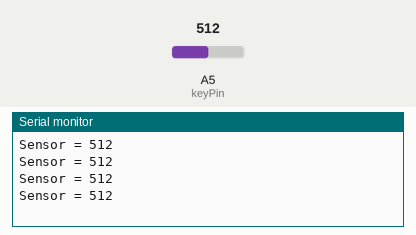
A sketch run on a simulated Arduino Uno, built with avr-gcc and run on an emulated ATmega328P. Parts: the last lines printed to the serial monitor. Inputs (shaded band) come from the test bench; at power-on: A5 (keyPin) = 512.

Above: at 1.9 s.
2.0 s: A5 (keyPin) set to 716
At 2.28 s:
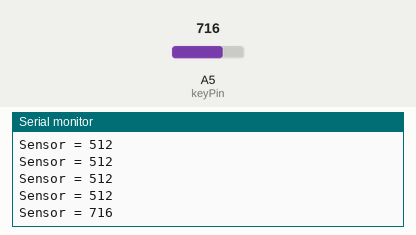
3.5 s: A5 (keyPin) set to 900
At 3.57 s:
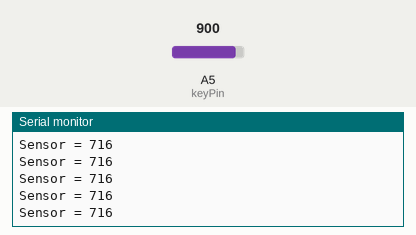
Timing chart, 0 to 6.5 s (numbered marks = the images above; inputs shaded):
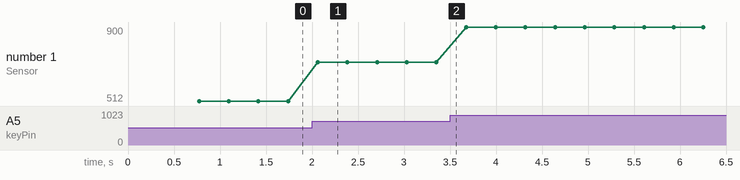

The sketch:

calibracao.pde
```cpp
#include <SoftwareSerial.h>

#define txPin 2
#define rxPin 0

#define keyPin 5

SoftwareSerial lcd(rxPin, txPin);

void setup()
{
  Serial.begin(9600);
  init_lcd();
  desliga_cursor();
  lcd.print("Sensor = ");
}

void loop()
{
    int sensor = 0;
    for (int i = 0; i < 10; i++)
    {
      sensor = sensor + analogRead(keyPin);
    }
    sensor = sensor / 10;

    Serial.print("Sensor = ");
    Serial.println(sensor);

    if(sensor == 0)
    {
      lcd.print(0);
      lcd.print(0);
      lcd.print(0);
    }
    if(sensor > 0 && sensor < 10)
    {
      lcd.print(0);
      lcd.print(0);
      lcd.print(sensor);
    }
    if(sensor >= 10 && sensor < 100)
    {
      lcd.print(0);
      lcd.print(sensor);
    }
    if(sensor >= 100)
    {
      lcd.print(sensor);
    }
    posicao(1,9);

    delay(300);
}

void init_lcd()
{
  delay(500); //delay pedido pelo LCD
  pinMode(txPin, OUTPUT);
  lcd.begin(2400);
  lcd.print(0x0D, BYTE); //identificador de baudrate
  delay(100);
  contraste(0); //muda contraste
  delay(100);
  limpa(); //limpa display
}

void limpa()
{
lcd.print(0xFE, BYTE);
lcd.print(0x01, BYTE);
}

void desliga_cursor()
{
lcd.print(0xFE, BYTE);
lcd.print(0x0C, BYTE);
}

void contraste(int valor)
{
  lcd.print(0xFE, BYTE);
  lcd.print(0xFD, BYTE);
  lcd.print(valor, BYTE);
}

void posicao(int linha, int coluna)
{
  lcd.print(0xFE, BYTE);
  if (linha == 1){lcd.print(128 + coluna, BYTE);}
  if (linha == 2){lcd.print(192 + coluna, BYTE);}
  if (linha == 3){lcd.print(148 + coluna, BYTE);}
  if (linha == 4){lcd.print(212 + coluna, BYTE);}
}
```

Measured:
- after the input at 2.0 s, the serial monitor: prints a new line after 0.06 s (image 1)
- plotted number 1: 512 → 716 after the input at 2.0 s, 716 → 900 after the input at 3.5 s
